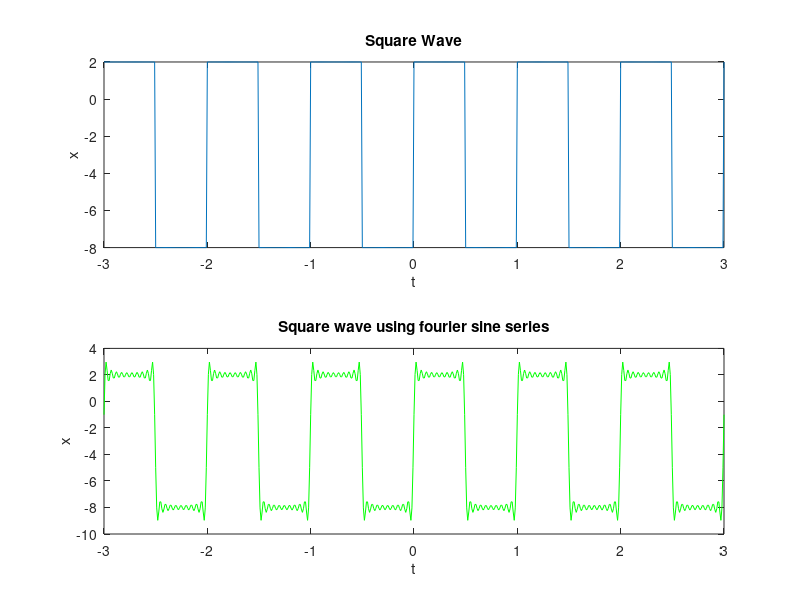

The MATLAB script that drew this image:
clear;
f=1;
T=1/f;
tInterval=[-3:0.01:3];
amp=5;
dcBias=-3;
x=amp*square(2*pi*f*tInterval)+dcBias;
subplot(2, 1, 1);
plot(tInterval,x)

title('Square Wave');
xlabel('t');
ylabel('x');


#Now using fourier sine series function plotting the square wave
Tint = [0:0.01:T];
x1=amp*square(2*pi*f*Tint)+dcBias;
a0 = 2./T.*trapz(Tint,x1)
sum=0;
m=20;
for k=1:m
    am(k)=2./T.*trapz(Tint,x1.*cos(k.*2.*pi.*f.*Tint));
    bm(k)=2./T.*trapz(Tint,x1.*sin(k.*2.*pi.*f.*Tint));
    sum=sum+am(k).*cos(k.*2.*pi.*f.*tInterval)+bm(k).*sin(k.*2.*pi.*f.*tInterval);
end

s_t=a0/2+sum;
subplot(2, 1, 2);
plot(tInterval,s_t, 'g');
xlabel('t');
ylabel('x');
title('Square wave using fourier sine series');